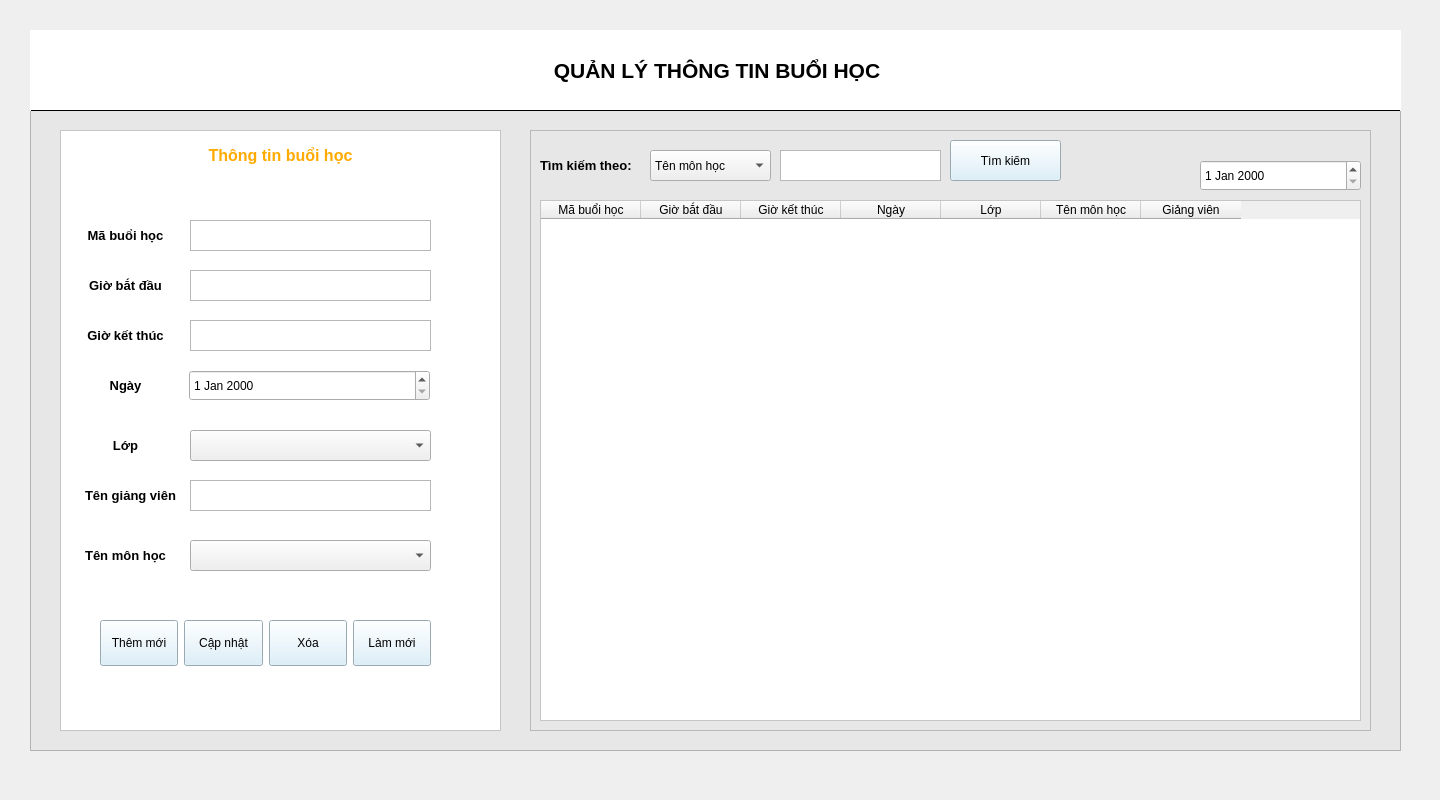
<?xml version="1.0" encoding="UTF-8"?>
<ui version="4.0">
 <class>Session</class>
 <widget class="QWidget" name="Session">
  <property name="geometry">
   <rect>
    <x>0</x>
    <y>0</y>
    <width>1440</width>
    <height>800</height>
   </rect>
  </property>
  <property name="maximumSize">
   <size>
    <width>1440</width>
    <height>800</height>
   </size>
  </property>
  <property name="windowTitle">
   <string>Form</string>
  </property>
  <widget class="QFrame" name="frame">
   <property name="geometry">
    <rect>
     <x>30</x>
     <y>30</y>
     <width>1371</width>
     <height>721</height>
    </rect>
   </property>
   <property name="styleSheet">
    <string notr="true">#frame{
	background-color: rgb(231, 231, 231);
}
QPushButton{
padding: 15px 5px;
	background-color: #D5EDF9;
	border-color: black;
}</string>
   </property>
   <property name="frameShape">
    <enum>QFrame::StyledPanel</enum>
   </property>
   <property name="frameShadow">
    <enum>QFrame::Raised</enum>
   </property>
   <widget class="QLabel" name="label_title">
    <property name="geometry">
     <rect>
      <x>0</x>
      <y>0</y>
      <width>1371</width>
      <height>81</height>
     </rect>
    </property>
    <property name="styleSheet">
     <string notr="true">#label_title{
	border: 1px solid rgb(255, 255, 255);
	border-bottom-color: rgb(0, 0, 0);
	background-color: rgb(255, 255, 255);
}</string>
    </property>
    <property name="text">
     <string>&lt;html&gt;&lt;head/&gt;&lt;body&gt;&lt;p align=&quot;center&quot;&gt;&lt;span style=&quot; font-size:16pt; font-weight:600;&quot;&gt;QUẢN LÝ THÔNG TIN BUỔI HỌC&lt;/span&gt;&lt;/p&gt;&lt;/body&gt;&lt;/html&gt;</string>
    </property>
   </widget>
   <widget class="QFrame" name="tt">
    <property name="geometry">
     <rect>
      <x>30</x>
      <y>100</y>
      <width>441</width>
      <height>601</height>
     </rect>
    </property>
    <property name="styleSheet">
     <string notr="true">#tt{
	background-color: rgb(255, 255, 255);
}</string>
    </property>
    <property name="frameShape">
     <enum>QFrame::StyledPanel</enum>
    </property>
    <property name="frameShadow">
     <enum>QFrame::Raised</enum>
    </property>
    <widget class="QLabel" name="label">
     <property name="geometry">
      <rect>
       <x>0</x>
       <y>0</y>
       <width>441</width>
       <height>51</height>
      </rect>
     </property>
     <property name="styleSheet">
      <string notr="true">color: rgb(255, 170, 0);
</string>
     </property>
     <property name="text">
      <string>&lt;html&gt;&lt;head/&gt;&lt;body&gt;&lt;p align=&quot;center&quot;&gt;&lt;span style=&quot; font-size:12pt; font-weight:600;&quot;&gt;Thông tin buổi học&lt;/span&gt;&lt;/p&gt;&lt;/body&gt;&lt;/html&gt;</string>
     </property>
    </widget>
    <widget class="QLabel" name="label_2">
     <property name="geometry">
      <rect>
       <x>20</x>
       <y>90</y>
       <width>91</width>
       <height>31</height>
      </rect>
     </property>
     <property name="text">
      <string>&lt;html&gt;&lt;head/&gt;&lt;body&gt;&lt;p align=&quot;center&quot;&gt;&lt;span style=&quot; font-size:10pt; font-weight:600;&quot;&gt;Mã buổi học&lt;/span&gt;&lt;/p&gt;&lt;/body&gt;&lt;/html&gt;</string>
     </property>
    </widget>
    <widget class="QLabel" name="label_3">
     <property name="geometry">
      <rect>
       <x>20</x>
       <y>140</y>
       <width>91</width>
       <height>31</height>
      </rect>
     </property>
     <property name="text">
      <string>&lt;html&gt;&lt;head/&gt;&lt;body&gt;&lt;p align=&quot;center&quot;&gt;&lt;span style=&quot; font-size:10pt; font-weight:600;&quot;&gt;Giờ bắt đầu&lt;/span&gt;&lt;/p&gt;&lt;/body&gt;&lt;/html&gt;</string>
     </property>
    </widget>
    <widget class="QLabel" name="label_4">
     <property name="geometry">
      <rect>
       <x>20</x>
       <y>190</y>
       <width>91</width>
       <height>31</height>
      </rect>
     </property>
     <property name="text">
      <string>&lt;html&gt;&lt;head/&gt;&lt;body&gt;&lt;p align=&quot;center&quot;&gt;&lt;span style=&quot; font-size:10pt; font-weight:600;&quot;&gt; Giờ kết thúc&lt;/span&gt;&lt;/p&gt;&lt;/body&gt;&lt;/html&gt;</string>
     </property>
    </widget>
    <widget class="QLabel" name="label_5">
     <property name="geometry">
      <rect>
       <x>20</x>
       <y>240</y>
       <width>91</width>
       <height>31</height>
      </rect>
     </property>
     <property name="text">
      <string>&lt;html&gt;&lt;head/&gt;&lt;body&gt;&lt;p align=&quot;center&quot;&gt;&lt;span style=&quot; font-size:10pt; font-weight:600;&quot;&gt;Ngày&lt;/span&gt;&lt;/p&gt;&lt;/body&gt;&lt;/html&gt;</string>
     </property>
    </widget>
    <widget class="QLabel" name="label_7">
     <property name="geometry">
      <rect>
       <x>20</x>
       <y>350</y>
       <width>101</width>
       <height>31</height>
      </rect>
     </property>
     <property name="text">
      <string>&lt;html&gt;&lt;head/&gt;&lt;body&gt;&lt;p align=&quot;center&quot;&gt;&lt;span style=&quot; font-size:10pt; font-weight:600;&quot;&gt;Tên giảng viên&lt;/span&gt;&lt;/p&gt;&lt;/body&gt;&lt;/html&gt;</string>
     </property>
    </widget>
    <widget class="QLabel" name="label_9">
     <property name="geometry">
      <rect>
       <x>20</x>
       <y>410</y>
       <width>91</width>
       <height>31</height>
      </rect>
     </property>
     <property name="text">
      <string>&lt;html&gt;&lt;head/&gt;&lt;body&gt;&lt;p align=&quot;center&quot;&gt;&lt;span style=&quot; font-size:10pt; font-weight:600;&quot;&gt;Tên môn học&lt;/span&gt;&lt;/p&gt;&lt;/body&gt;&lt;/html&gt;</string>
     </property>
    </widget>
    <widget class="QTextEdit" name="txt_maBH">
     <property name="geometry">
      <rect>
       <x>130</x>
       <y>90</y>
       <width>241</width>
       <height>31</height>
      </rect>
     </property>
    </widget>
    <widget class="QTextEdit" name="txt_gioBD">
     <property name="geometry">
      <rect>
       <x>130</x>
       <y>140</y>
       <width>241</width>
       <height>31</height>
      </rect>
     </property>
    </widget>
    <widget class="QTextEdit" name="txt_gioKT">
     <property name="geometry">
      <rect>
       <x>130</x>
       <y>190</y>
       <width>241</width>
       <height>31</height>
      </rect>
     </property>
    </widget>
    <widget class="QWidget" name="horizontalLayoutWidget">
     <property name="geometry">
      <rect>
       <x>40</x>
       <y>490</y>
       <width>331</width>
       <height>47</height>
      </rect>
     </property>
     <layout class="QHBoxLayout" name="horizontalLayout">
      <item>
       <widget class="QPushButton" name="btn_them">
        <property name="text">
         <string>Thêm mới</string>
        </property>
       </widget>
      </item>
      <item>
       <widget class="QPushButton" name="btn_sua">
        <property name="text">
         <string>Cập nhật</string>
        </property>
       </widget>
      </item>
      <item>
       <widget class="QPushButton" name="btn_xoa">
        <property name="text">
         <string>Xóa</string>
        </property>
       </widget>
      </item>
      <item>
       <widget class="QPushButton" name="btn_lammoi">
        <property name="styleSheet">
         <string notr="true"/>
        </property>
        <property name="text">
         <string>Làm mới</string>
        </property>
       </widget>
      </item>
     </layout>
    </widget>
    <widget class="QDateEdit" name="ngayHoc">
     <property name="geometry">
      <rect>
       <x>129</x>
       <y>240</y>
       <width>241</width>
       <height>31</height>
      </rect>
     </property>
    </widget>
    <widget class="QComboBox" name="cb_mh">
     <property name="geometry">
      <rect>
       <x>130</x>
       <y>410</y>
       <width>241</width>
       <height>31</height>
      </rect>
     </property>
    </widget>
    <widget class="QLabel" name="label_6">
     <property name="geometry">
      <rect>
       <x>20</x>
       <y>300</y>
       <width>91</width>
       <height>31</height>
      </rect>
     </property>
     <property name="text">
      <string>&lt;html&gt;&lt;head/&gt;&lt;body&gt;&lt;p align=&quot;center&quot;&gt;&lt;span style=&quot; font-size:10pt; font-weight:600;&quot;&gt;Lớp&lt;/span&gt;&lt;/p&gt;&lt;/body&gt;&lt;/html&gt;</string>
     </property>
    </widget>
    <widget class="QComboBox" name="cb_lop">
     <property name="geometry">
      <rect>
       <x>130</x>
       <y>300</y>
       <width>241</width>
       <height>31</height>
      </rect>
     </property>
    </widget>
    <widget class="QTextEdit" name="txt_GV">
     <property name="geometry">
      <rect>
       <x>130</x>
       <y>350</y>
       <width>241</width>
       <height>31</height>
      </rect>
     </property>
    </widget>
   </widget>
   <widget class="QFrame" name="frame1">
    <property name="geometry">
     <rect>
      <x>500</x>
      <y>100</y>
      <width>841</width>
      <height>601</height>
     </rect>
    </property>
    <property name="styleSheet">
     <string notr="true">#table_bh{
	background-color: rgb(255, 255, 255);
}</string>
    </property>
    <property name="frameShape">
     <enum>QFrame::StyledPanel</enum>
    </property>
    <property name="frameShadow">
     <enum>QFrame::Raised</enum>
    </property>
    <widget class="QLabel" name="label_10">
     <property name="geometry">
      <rect>
       <x>10</x>
       <y>20</y>
       <width>91</width>
       <height>31</height>
      </rect>
     </property>
     <property name="text">
      <string>&lt;html&gt;&lt;head/&gt;&lt;body&gt;&lt;p align=&quot;center&quot;&gt;&lt;span style=&quot; font-size:10pt; font-weight:600;&quot;&gt;Tìm kiếm theo:&lt;/span&gt;&lt;/p&gt;&lt;/body&gt;&lt;/html&gt;</string>
     </property>
    </widget>
    <widget class="QComboBox" name="cb_timkiem">
     <property name="geometry">
      <rect>
       <x>120</x>
       <y>20</y>
       <width>121</width>
       <height>31</height>
      </rect>
     </property>
     <item>
      <property name="text">
       <string>Tên môn học</string>
      </property>
     </item>
     <item>
      <property name="text">
       <string>Giảng viên</string>
      </property>
     </item>
    </widget>
    <widget class="QTextEdit" name="txt_timkiem">
     <property name="geometry">
      <rect>
       <x>250</x>
       <y>20</y>
       <width>161</width>
       <height>31</height>
      </rect>
     </property>
    </widget>
    <widget class="QPushButton" name="btn_timkiem">
     <property name="geometry">
      <rect>
       <x>420</x>
       <y>10</y>
       <width>111</width>
       <height>41</height>
      </rect>
     </property>
     <property name="text">
      <string>Tìm kiếm</string>
     </property>
    </widget>
    <widget class="QTableWidget" name="table_bh">
     <property name="geometry">
      <rect>
       <x>10</x>
       <y>70</y>
       <width>821</width>
       <height>521</height>
      </rect>
     </property>
     <property name="selectionBehavior">
      <enum>QAbstractItemView::SelectRows</enum>
     </property>
     <column>
      <property name="text">
       <string>Mã buổi học</string>
      </property>
     </column>
     <column>
      <property name="text">
       <string>Giờ bắt đầu</string>
      </property>
     </column>
     <column>
      <property name="text">
       <string>Giờ kết thúc</string>
      </property>
     </column>
     <column>
      <property name="text">
       <string>Ngày</string>
      </property>
     </column>
     <column>
      <property name="text">
       <string>Lớp</string>
      </property>
     </column>
     <column>
      <property name="text">
       <string>Tên môn học</string>
      </property>
     </column>
     <column>
      <property name="text">
       <string>Giảng viên</string>
      </property>
     </column>
    </widget>
    <widget class="QDateEdit" name="chonNgayHoc">
     <property name="geometry">
      <rect>
       <x>670</x>
       <y>30</y>
       <width>161</width>
       <height>31</height>
      </rect>
     </property>
    </widget>
   </widget>
  </widget>
 </widget>
 <resources/>
 <connections/>
</ui>
